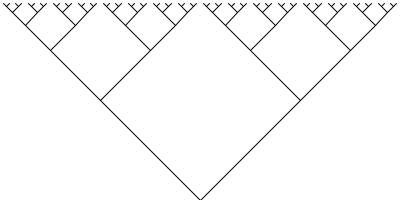
Frame 1 (no input)
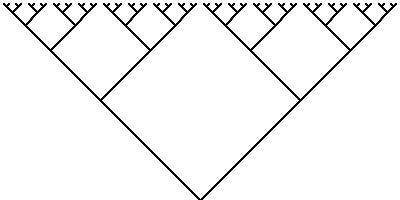
Frame 60 (the mouse pressed at the canvas centre just before this capture)
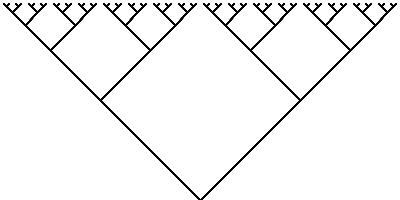
Frame 120 (the mouse held since frame 60 and released just before this capture)

The Processing sketch that drew these frames (run headless with seeded random() and noise(); from frame 60 on, the mouse is pressed at the canvas centre):

// Processing sketch: Test13_10
// ── Test13_10.pde
void setup(){
 size(400,200);
 background(255);
}

void draw(){
  stroke(0);
  branch(width/2,height,100);
}

void branch(float x, float y,float h){
  line(x,y,x-h,y-h);
  line(x,y,x+h,y-h);
  if(h>5){
    branch(x-h,y-h,h/2);
    branch(x+h,y-h,h/2);
  }
}
